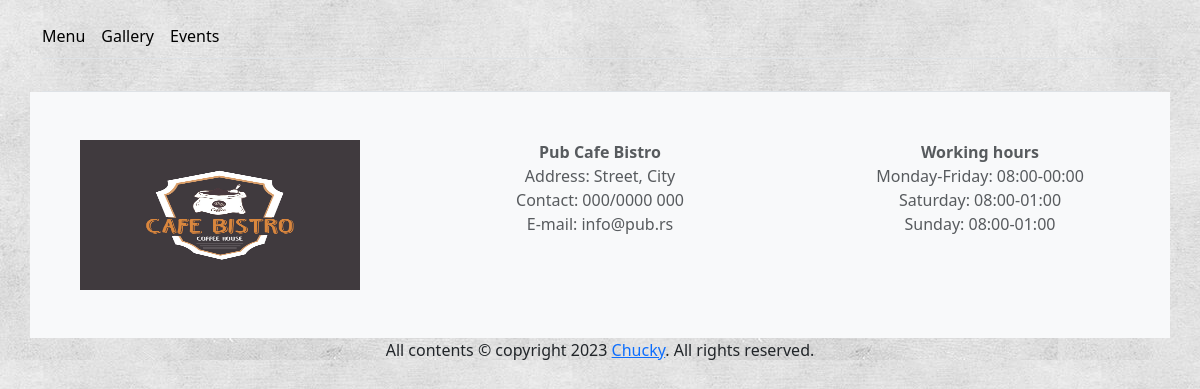
The app's page /, older data.
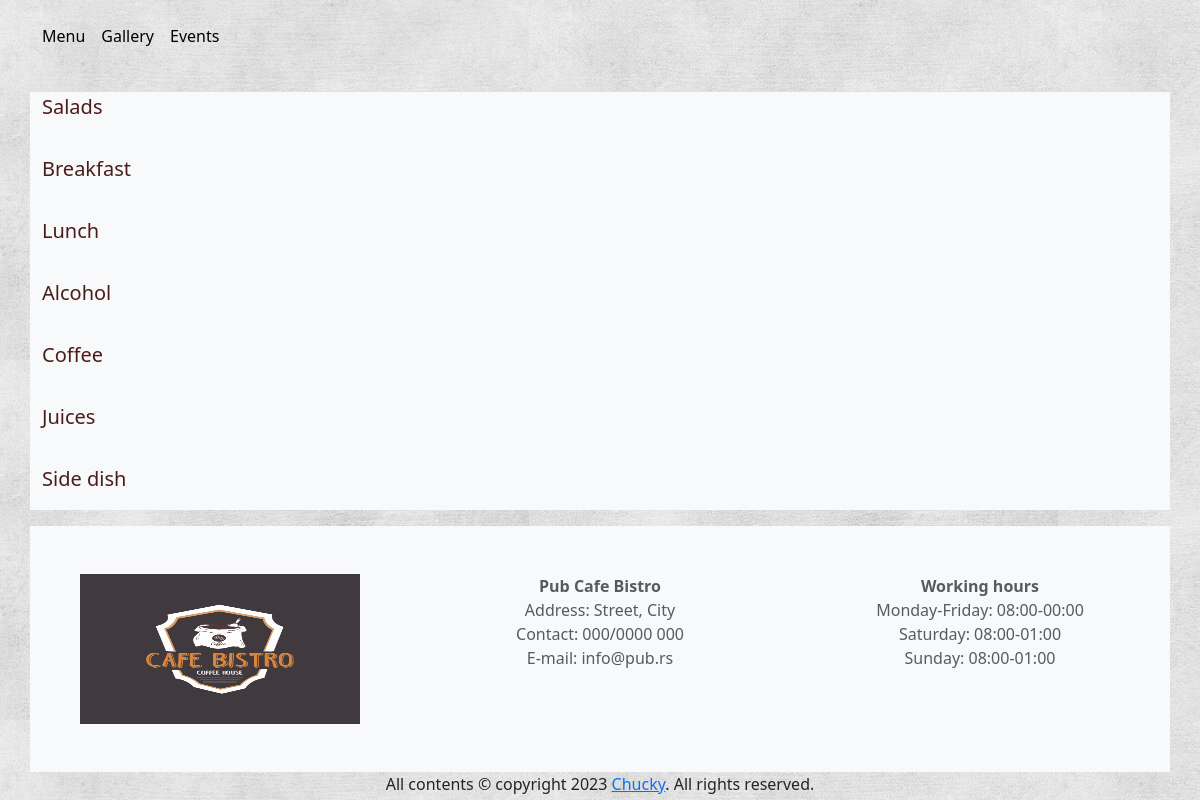
The same page, newer data.
### client/models.py (models this page shows, shortened)
class MenuSections(models.Model):
    id = models.BigAutoField(db_column='id', primary_key=True)
    name = models.CharField(db_column='name', max_length=255, verbose_name='Menu Section')
    TYPE_CHOICES =(
        ('D', 'Drink'),
        ('F', 'Food')
    )
    type = models.CharField(max_length=1, choices=TYPE_CHOICES, default='D', verbose_name='Type')
    class Meta:
        managed = True
        verbose_name_plural = 'Menu Sections'
        ordering = ['type', 'id']
        constraints = [models.UniqueConstraint(fields=['name'], name='unique_section')]
        db_table = 'MenuSections'

### client/views.py (the view)
# urls.py: path('', views.index, name='index'), # menu
def index(request):
    context = {
        'data': menu(request)
    }
    return render(request, 'components/menu.html', context)

### api/views.py (called while the page is built)
@api_view(['GET'])
def sections_view(request):
    try:
        sections = MenuSections.objects.all()
        serialized = MenuSectionsSerializer(sections, many=True)
        return Response(serialized.data, status=status.HTTP_200_OK)
    except Exception as e:
        return Response(None, status=status.HTTP_400_BAD_REQUEST)

@api_view(['GET'])
def items_view(request):
    try:
        items = MenuItems.objects.filter(active=True)
        serialized = MenuItemsSerializer(items, many=True)
        return Response(serialized.data, status=status.HTTP_200_OK)
    except:
        return Response(None, status=status.HTTP_400_BAD_REQUEST)

### client/helpers.py (called while the page is built, shortened)
def render_items(items_response, sections_response):
    try:
        items = items_response.data
        sections = sections_response.data
        return sections
    except Exception as e:
        return None

def render_sections(sections):
    output = {
        TYPE_CHOICES['D']: [],
        TYPE_CHOICES['F']: []
    }
    try:
        for i in range(len(sections)):
            if sections[i]['type'] == 'D':
                output[TYPE_CHOICES['D']].append(sections[i])
            else:
                output[TYPE_CHOICES['F']].append(sections[i])
        return output
    except Exception as e:
        return None

def menu(request):
    try:
        items_response = items_view(request)
        sections_response = sections_view(request)
        items_by_sections = render_items(items_response, sections_response)
        sections_types = render_sections(items_by_sections)
        return sections_types
    except Exception as e:
        return None

### templates/components/menu.html (shortened to what this page needs)
{% extends 'index.html' %}
{% load static %}
{% block content %}
    <div class="menu-tab">
        {% if data is None %}
        {% else %}
            {% for type, sections in data.items %}
                {% for section in sections %}
                    <p class="menu-section">{{ section.name }}</p>
                {% endfor %}
            {% endfor %}
        {% endif %}
    </div>
{% endblock content %}

### templates/index.html (shortened to what this page needs)
{% load static %}
<!doctype html>
<html lang="en" data-bs-theme="auto">
    <head>
        {% include 'components/layouts/styles.html' %}
    </head>
    <body>
        {% include 'components/layouts/header.html' %}
        <main class="container text-body-secondary bg-body-tertiary">
            {% block content %}{% endblock content %}
        </main>
        {% include 'components/layouts/footer.html' %}
    </body>
</html>

### templates/components/layouts/styles.html (shortened to what this page needs)
{% load static %}
{% block content %}
    <link href="{% static 'assets/css/bootstrap.min.css'%}" rel="stylesheet">
    <link href="{% static 'assets/css/styles.css'%}" rel="stylesheet">
{% endblock content %}

### templates/components/layouts/top-scripts.html (shortened to what this page needs)
{% load static %}

### templates/components/layouts/header.html
{% load static %}
{% block content %}
    <div class="container">
        <header class="border-bottom lh-1 py-3">
            <div class="nav-scroller py-1 mb-3 border-bottom">
                <nav class="nav nav-underline justify-content-left">
                    <a class="nav-item nav-link link-body-emphasis" href="{% url 'client:index' %}">Menu</a>
                    <a class="nav-item nav-link link-body-emphasis" href="{% url 'client:gallery' %}">Gallery</a>
                    <a class="nav-item nav-link link-body-emphasis" href="{% url 'client:events' %}">Events</a>
                </nav>
            </div>
        </header>
    </div>
{% endblock content %}

### templates/components/layouts/footer.html
{% load static %}
{% block content %}
    <footer class="page-footer">
        <div class="container py-5 text-center text-body-secondary bg-body-tertiary">
            <div class="row">
            <div class="col-md-4" align="center">
                <img alt="Pub Logo" src="{% static 'assets/img/brand/logo.jpg'%}" width="280" height="150" class="logo">
            </div>
            <div class="col-md-4" align="center">
                <p>
                    <strong>Pub Cafe Bistro</strong>
                    <br> Address: Street, City
                    <br> Contact: 000/0000 000
                    <br> E-mail: info@pub.rs
                </p>
            </div>
            <div class="col-md-4" align="center">
                <p>
                    <strong>Working hours</strong>
                    <br> Monday-Friday:	08:00-00:00
                    <br> Saturday: 08:00-01:00
                    <br> Sunday: 08:00-01:00
                </p>
            </div>
            </div>
        </div>
        <div class="col-lg-12 copyright-links" align="center">
            All contents © copyright 2023 <a href="https://github.com/ChuckySC" target="_blank">Chucky</a>. All rights reserved.
        </div>
    </footer>
{% endblock content %}

### templates/components/layouts/bottom-scripts.html (shortened to what this page needs)
{% load static %}

### static/assets/css/styles.css (style rules this page uses)
p.menu-section { font-size: 1.25rem; color: #4b1c1c; }

### templates/components/menu.html (style rules this page uses)
p.menu-section { font-size: 1.25rem; color: #4b1c1c; }

Row changes from the older to the newer data that the page shows:
added MenuSections: name "Salads"
added MenuSections: name "Breakfast"
added MenuSections: name "Lunch"
added MenuSections: name "Alcohol"
added MenuSections: name "Coffee"
added MenuSections: name "Juices"
added MenuSections: name "Side dish"
